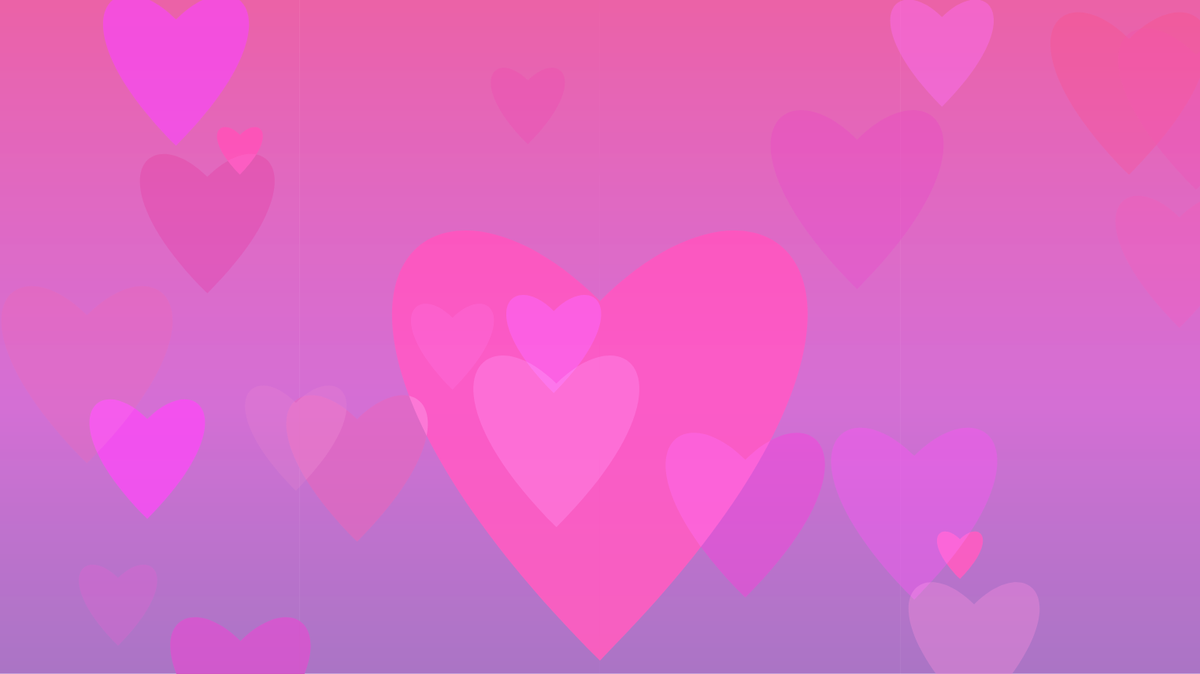
Frame 1 (no input)
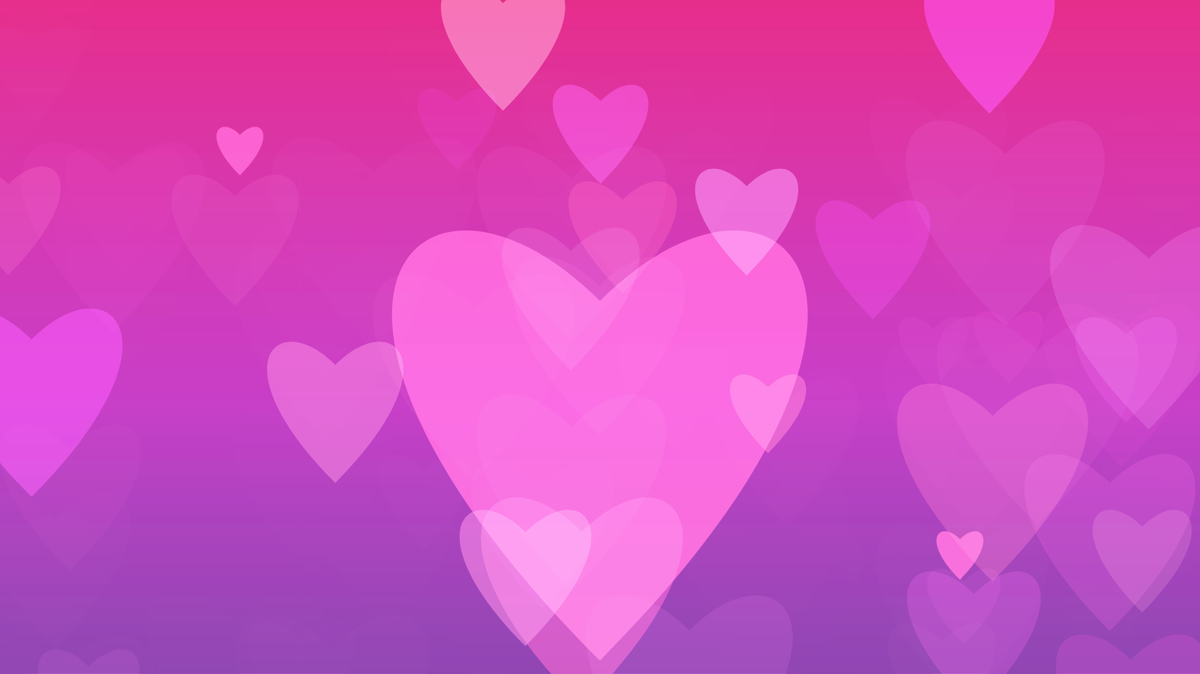
Frame 60 (no input)
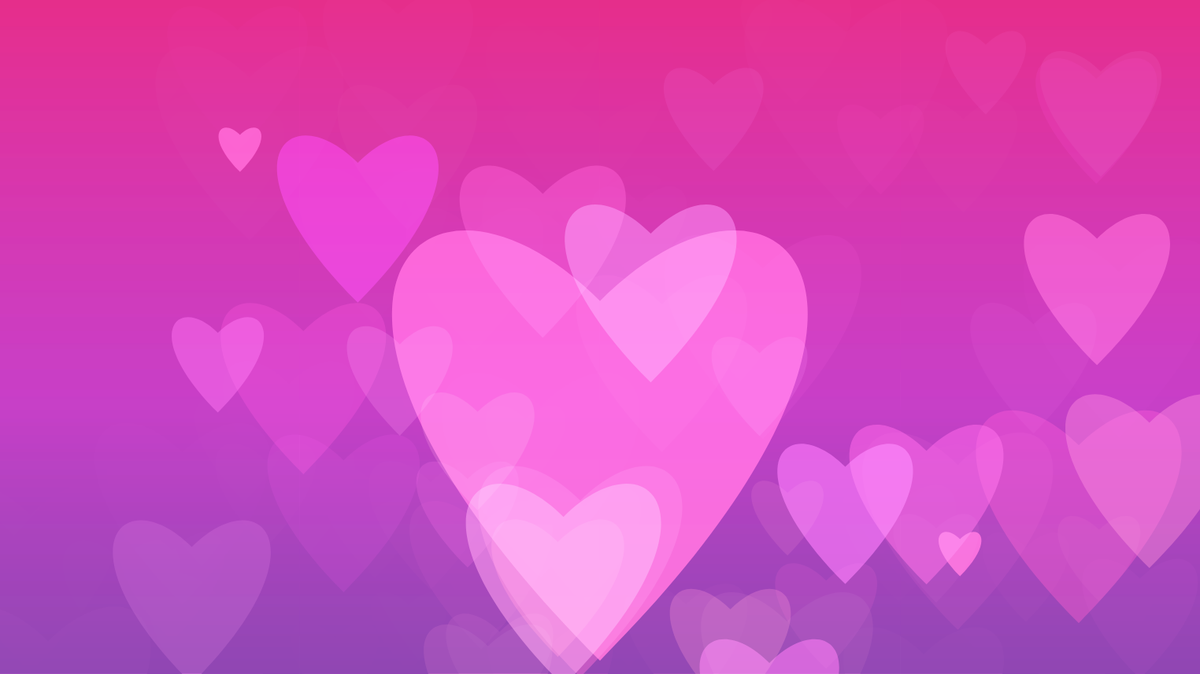
Frame 120 (the mouse pressed at the canvas centre since frame 60)

The p5.js sketch that drew these frames (run headless with seeded random() and noise() and a simulated clock; from frame 60 on, the mouse is pressed at the canvas centre):

// p5.js sketch
// ── sketch.js
// --- sketch.js ---

function setup() {
  // Use the provided screen size for the canvas
  createCanvas(1524, 857);
  // Set color mode to HSB for easier gradient and color manipulation
  // Hue: 0-360, Saturation: 0-100, Brightness: 0-100, Alpha: 0-100
  colorMode(HSB, 360, 100, 100, 100);
  noStroke(); // No outlines for the shapes, aiming for a softer look
}

function draw() {
  // Create a subtle gradient background from a warm pink to a soft purple
  for (let i = 0; i < height; i++) {
    // Interpolate color based on vertical position
    let inter = map(i, 0, height, 0, 1);
    // lerpColor() blends two colors together
    let c = lerpColor(color(330, 80, 90), color(280, 60, 70), inter); // Pink to purple
    stroke(c); // Set the interpolated color for the line
    line(0, i, width, i); // Draw a horizontal line across the canvas
  }
  noStroke(); // Reset stroke to none for the hearts

  // Use blendMode(SCREEN) for a soft, glowing overlap effect for the hearts
  // This makes the colors add up, creating brighter, more luminous areas where hearts overlap.
  blendMode(SCREEN);

  // Draw a main heart in the center, slightly offset upwards
  let mainSize = width * 0.3; // Make the heart size responsive to canvas width
  fill(340, 80, 100, 90); // Bright pink heart
  drawHeart(width / 2, height / 2 - mainSize * 0.1, mainSize);

  // Draw multiple smaller hearts scattered around the canvas
  // These hearts will have varying sizes, hues, and opacities
  for (let i = 0; i < 20; i++) {
    let x = random(width); // Random x position
    let y = random(height); // Random y position
    let size = random(width * 0.05, width * 0.15); // Random size
    let hue = random(300, 360); // Hues between purple-pink and red
    let saturation = random(50, 90);
    let brightness = random(70, 100);
    let opacity = random(20, 80); // Varying transparency

    fill(hue, saturation, brightness, opacity);
    drawHeart(x, y, size);
  }

  // Add a subtle pulsing animation to a couple of hearts
  // sin(frameCount * speed) creates a smooth oscillation
  let pulseSize = sin(frameCount * 0.05) * 10 + 50; // Pulsates between 40 and 60 pixels
  fill(340, 80, 100, 90); // Bright pink for the pulsing hearts
  drawHeart(width * 0.2, height * 0.2, pulseSize); // Top-left pulsing heart
  drawHeart(width * 0.8, height * 0.8, pulseSize); // Bottom-right pulsing heart

  // Reset blend mode to default (BLEND) for any future drawings, if needed
  blendMode(BLEND);
}

// Custom function to draw a heart shape using Bezier curves
// Bezier curves allow for smooth, organic shapes
function drawHeart(x, y, size) {
  beginShape();
  vertex(x, y); // Start at the bottom point of the heart
  // First Bezier curve for the right side of the heart
  bezierVertex(
    x + size / 2, y - size / 2, // Control point 1
    x + size, y, // Control point 2
    x, y + size // End point (top-right curve)
  );
  // Second Bezier curve for the left side of the heart
  bezierVertex(
    x - size, y, // Control point 1
    x - size / 2, y - size / 2, // Control point 2
    x, y // End point (back to the bottom)
  );
  endShape(CLOSE); // Close the shape to fill it
}
// ── style.css
body {
margin: 0;
  padding: 0;
  overflow: hidden; /* Prevent scrollbars if canvas is larger than viewport */
  display: flex;
  justify-content: center;
  align-items: center;
  min-height: 100vh; /* Ensure body takes full viewport height */
  background-color: #f0f0f0; /* Fallback background color */
}

canvas {
display: block; /* Remove extra space below the canvas */
}
